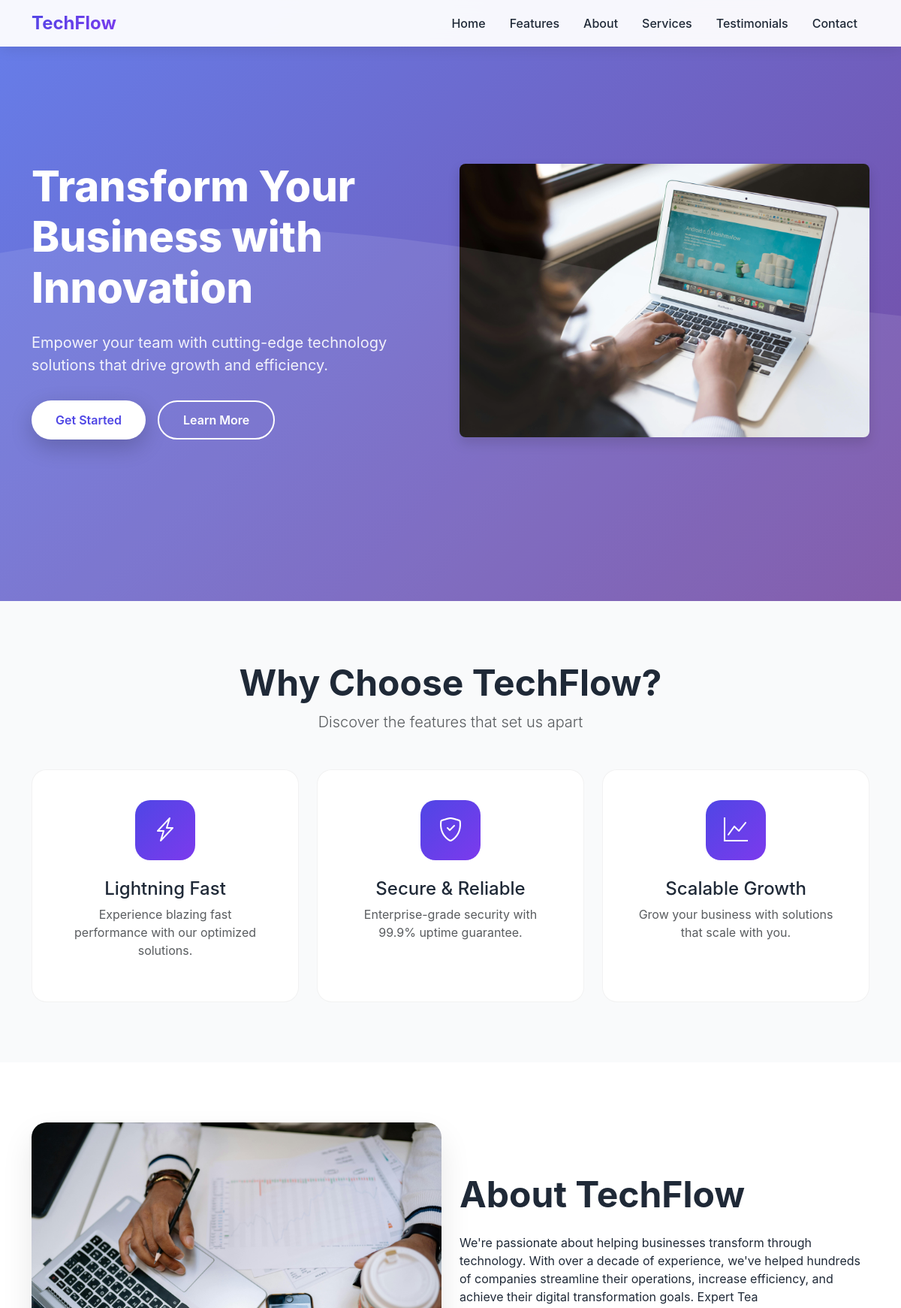
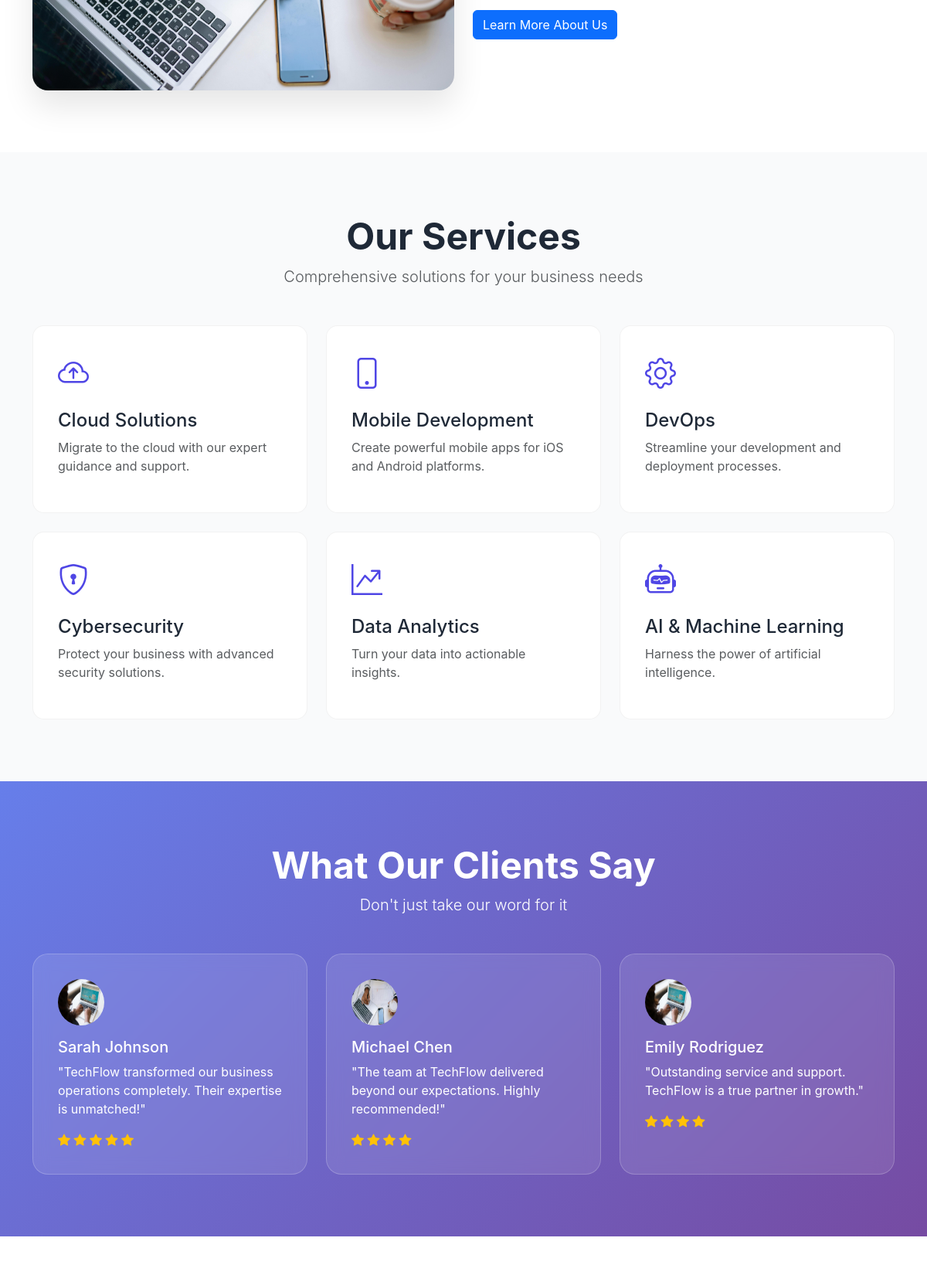
The page / (upper part) on the database its author committed (2 pictures, top to bottom).
### tables this page shows
CREATE TABLE `slider` (
  `id` int(11) NOT NULL,
  `title` varchar(100) DEFAULT NULL,
  `description` varchar(255) DEFAULT NULL,
  `image` varchar(255) DEFAULT NULL
);

CREATE TABLE `site_settings` (
  `id` int(11) NOT NULL,
  `site_title` varchar(100) DEFAULT NULL,
  `footer_description` varchar(100) DEFAULT NULL,
  `site_email` varchar(100) DEFAULT NULL,
  `logo` varchar(100) DEFAULT NULL,
  `fav_icon` varchar(100) DEFAULT NULL,
  `phone_number` varchar(100) DEFAULT NULL,
  `why_choose_title` varchar(100) DEFAULT NULL,
  `why_choose_desc` varchar(255) DEFAULT NULL,
  `our_service_title` varchar(100) DEFAULT NULL,
  `our_service_desc` varchar(255) DEFAULT NULL,
  `our_client_title` varchar(100) DEFAULT NULL,
  `our_client_desc` varchar(255) DEFAULT NULL,
  `contact_title` varchar(100) DEFAULT NULL,
  `contact_desc` varchar(255) DEFAULT NULL
);

CREATE TABLE `why_choose_us` (
  `id` int(11) NOT NULL,
  `icon` varchar(100) DEFAULT NULL,
  `title` varchar(255) DEFAULT NULL,
  `description` varchar(255) DEFAULT NULL
);

CREATE TABLE `about_us` (
  `id` int(11) NOT NULL,
  `title` varchar(100) DEFAULT NULL,
  `image` varchar(100) DEFAULT NULL,
  `description` varchar(255) DEFAULT NULL
);

CREATE TABLE `services` (
  `id` int(11) NOT NULL,
  `name` varchar(100) DEFAULT NULL,
  `description` varchar(255) DEFAULT NULL,
  `icon` varchar(255) DEFAULT NULL
);

CREATE TABLE `our_clients` (
  `id` int(11) NOT NULL,
  `image` varchar(100) DEFAULT NULL,
  `title` varchar(100) DEFAULT NULL,
  `description` varchar(255) DEFAULT NULL,
  `rating` varchar(100) DEFAULT NULL
);

### application/controllers/Home.php (called while the page is built, shortened)
<?php
class Home extends CI_Controller
{
    public function __construct()
    {
        $this->load->library('form_validation');
        $this->load->model('Admin_model');
        $this->load->helper('form');
    }
    public function index()
    {
        $data = [
            'services' => $this->Admin_model->get_data('services'),
            'slider' => $this->Admin_model->get_data_row('slider'),
            'why_choose_us' => $this->Admin_model->get_data('why_choose_us'),
            'about_us' => $this->Admin_model->get_data_row('about_us'),
            'our_clients' => $this->Admin_model->get_data('our_clients'),
            'social_media' => $this->Admin_model->get_data('social_media'),
            'site_settings' => $this->Admin_model->get_data_row('site_settings'),
        ];
        $this->load->view('home', $data);
    }
}

### index.php (called while the page is built, shortened)
<?php
require_once BASEPATH . 'core/CodeIgniter.php';

### application/models/Admin_model.php (called while the page is built, shortened)
<?php
class Admin_model extends CI_Model
{
    public function get_data($table)
    {
        return $this->db->get($table)->result();
    }
    public function get_data_row($table)
    {
        return $this->db->get($table)->row();
    }
}

### application/views/home.php (the view, shortened to what this page needs)
<section id="home" class="hero-section">
    <div class="container">
        <div class="row align-items-center min-vh-100">
            <div class="col-lg-6 hero-content">
                <h1 class="hero-title"><?= $slider->title ?></h1>
                <p class="hero-subtitle"><?= $slider->description ?></p>
                <div class="d-flex gap-3 flex-wrap">
                    <button class="btn btn-primary-custom">Get Started</button>
                    <button class="btn btn-outline-custom">Learn More</button>
                </div>
            </div>
            <div class="col-lg-6">
                <img src="<?= base_url('uploads/') . $slider->image ?>" alt="Hero Image" class="img-fluid hero-image rounded-3 shadow">
            </div>
        </div>
    </div>
</section>
<section id="features" class="features-section">
    <div class="container">
        <div class="text-center mb-5">
            <h2 class="display-5 fw-bold"><?= $site_settings->why_choose_title ?></h2>
            <p class="lead text-muted"><?= $site_settings->why_choose_desc ?></p>
        </div>
        <div class="row g-4">
            <?php foreach ($why_choose_us as $why_choose) { ?>
                <div class="col-md-4">
                    <div class="feature-card">
                        <div class="feature-icon">
                            <i class="<?= $why_choose->icon ?>"></i>
                        </div>
                        <h4><?= $why_choose->title ?></h4>
                        <p class="text-muted"><?= $why_choose->description ?></p>
                    </div>
                </div>
            <?php } ?>
        </div>
    </div>
</section>
<section id="about" class="about-section">
    <div class="container">
        <div class="row align-items-center">
            <div class="col-lg-6">
                <img src="<?= base_url('uploads/') . $about_us->image ?>" alt="About Us" class="img-fluid about-image">
            </div>
            <div class="col-lg-6">
                <h2 class="display-5 fw-bold mb-4"><?= $about_us->title ?></h2>
                <p><?= $about_us->description ?></p>
                <button class="btn btn-primary">Learn More About Us</button>
            </div>
        </div>
    </div>
</section>
<section id="services" class="services-section">
    <div class="container">
        <div class="text-center mb-5">
            <h2 class="display-5 fw-bold"><?= $site_settings->our_service_title ?></h2>
            <p class="lead text-muted"><?= $site_settings->our_service_desc ?></p>
        </div>
        <div class="row g-4">
            <?php foreach ($services as $service) { ?>
                <div class="col-md-6 col-lg-4">
                    <div class="service-card">
                        <div class="service-icon">
                            <i class="<?= $service->icon ?>"></i>
                        </div>
                        <h4><?= $service->name ?></h4>
                        <p class="text-muted"><?= $service->description ?></p>
                    </div>
                </div>
            <?php } ?>
        </div>
    </div>
</section>
<section id="testimonials" class="testimonials-section">
    <div class="container">
        <div class="text-center mb-5">
            <h2 class="display-5 fw-bold"><?= $site_settings->our_client_title ?></h2>
            <p class="lead"><?= $site_settings->our_client_desc ?></p>
        </div>
        <div class="row g-4">
            <?php foreach ($our_clients as $clients) { ?>
                <div class="col-md-4">
                    <div class="testimonial-card">
                        <img src="<?= base_url('uploads/') . $clients->image ?>" alt="Client" class="testimonial-avatar">
                        <h5><?= $clients->title ?></h5>
                        <p class="mb-3"><?= $clients->description ?></p>
                        <div class="text-warning">
                            <?php for ($i = 1; $i <= $clients->rating; $i++) { ?>
                                <i class="bi bi-star-fill"></i>
                            <?php } ?>
                        </div>
                    </div>
                </div>
            <?php } ?>
        </div>
    </div>
</section>
<section id="contact" class="contact-section">
</section>
</body>
</html>

### assets/style.css (style rules this page uses)
:root { --primary-color: #4f46e5; --secondary-color: #7c3aed; --dark-color: #1f2937; --light-bg: #f9fafb; --gradient: linear-gradient( 135deg, var(--primary-color), var(--secondary-color) ); }
* { margin: 0; padding: 0; box-sizing: border-box; }
body { font-family: "Inter", -apple-system, BlinkMacSystemFont, sans-serif; color: var(--dark-color); overflow-x: hidden; }
.hero-section { min-height: 100vh; background: linear-gradient(135deg, #667eea 0%, #764ba2 100%); position: relative; overflow: hidden; display: flex; align-items: center; }
.hero-section::before { content: ""; position: absolute; top: 0; left: 0; right: 0; bottom: 0; background-size: cover; }
.hero-content { position: relative; z-index: 1; }
.hero-title { font-size: 3.5rem; font-weight: 800; color: white; margin-bottom: 1.5rem; animation: fadeInUp 0.8s ease; }
.hero-subtitle { font-size: 1.25rem; color: rgba(255, 255, 255, 0.9); margin-bottom: 2rem; animation: fadeInUp 0.8s ease 0.2s; animation-fill-mode: both; }
.hero-image { animation: float 3s ease-in-out infinite; }
.btn-primary-custom { background: white; color: var(--primary-color); border: none; padding: 0.75rem 2rem; font-weight: 600; border-radius: 50px; transition: all 0.3s ease; box-shadow: 0 10px 30px rgba(0, 0, 0, 0.2); }
.btn-outline-custom { background: transparent; color: white; border: 2px solid white; padding: 0.75rem 2rem; font-weight: 600; border-radius: 50px; transition: all 0.3s ease; }
.features-section { padding: 5rem 0; background: var(--light-bg); }
.feature-card { background: white; border-radius: 20px; padding: 2.5rem; text-align: center; transition: all 0.3s ease; height: 100%; border: 1px solid rgba(0, 0, 0, 0.05); }
.feature-icon { width: 80px; height: 80px; background: var(--gradient); border-radius: 20px; display: flex; align-items: center; justify-content: center; margin: 0 auto 1.5rem; font-size: 2rem; color: white; }
.about-section { padding: 5rem 0; }
.about-image { border-radius: 20px; overflow: hidden; box-shadow: 0 20px 40px rgba(0, 0, 0, 0.1); }
.services-section { padding: 5rem 0; background: var(--light-bg); }
.service-card { background: white; border-radius: 15px; padding: 2rem; transition: all 0.3s ease; height: 100%; border: 1px solid rgba(0, 0, 0, 0.05); }
.service-icon { font-size: 2.5rem; color: var(--primary-color); margin-bottom: 1rem; }
.testimonials-section { padding: 5rem 0; background: linear-gradient(135deg, #667eea 0%, #764ba2 100%); color: white; }
.testimonial-card { background: rgba(255, 255, 255, 0.1); backdrop-filter: blur(10px); border-radius: 20px; padding: 2rem; height: 100%; border: 1px solid rgba(255, 255, 255, 0.2); }
.testimonial-avatar { width: 60px; height: 60px; border-radius: 50%; margin-bottom: 1rem; }
.contact-section { padding: 5rem 0; }

### rows shown on the page
slider: title "Transform Your Business with Innovation", description "Empower your team with cutting-edge technology solutions that drive growth and efficiency.", image (picture)
site_settings: why_choose_title "Why Choose TechFlow?", why_choose_desc "Discover the features that set us apart", our_service_title "Our Services", our_service_desc "Comprehensive solutions for your business needs", our_client_title "What Our Clients Say", our_client_desc "Don't just take our word for it"
why_choose_us: title "Lightning Fast", description "Experience blazing fast performance with our optimized solutions."
why_choose_us: title "Secure & Reliable", description "Enterprise-grade security with 99.9% uptime guarantee."
why_choose_us: title "Scalable Growth", description "Grow your business with solutions that scale with you."
about_us: image (picture), title "About TechFlow", description "We're passionate about helping businesses transform through technology. With over a decade of experience, we've helped hundreds of companies streamline their operations, increase efficiency, and achieve their digital transformation goals. Expert Tea"
services: name "Cloud Solutions", description "Migrate to the cloud with our expert guidance and support."
services: name "Mobile Development", description "Create powerful mobile apps for iOS and Android platforms."
services: name "DevOps", description "Streamline your development and deployment processes."
services: name "Cybersecurity", description "Protect your business with advanced security solutions."
services: name "Data Analytics", description "Turn your data into actionable insights."
services: name "AI & Machine Learning", description "Harness the power of artificial intelligence."
our_clients: image (picture), title "Sarah Johnson", description "\"TechFlow transformed our business operations completely. Their expertise is unmatched!\"", rating "5" (drawn)
our_clients: image (picture), title "Michael Chen", description "\"The team at TechFlow delivered beyond our expectations. Highly recommended!\"", rating "4" (drawn)
our_clients: image (picture), title "Emily Rodriguez", description "\"Outstanding service and support. TechFlow is a true partner in growth.\"", rating "4" (drawn)
